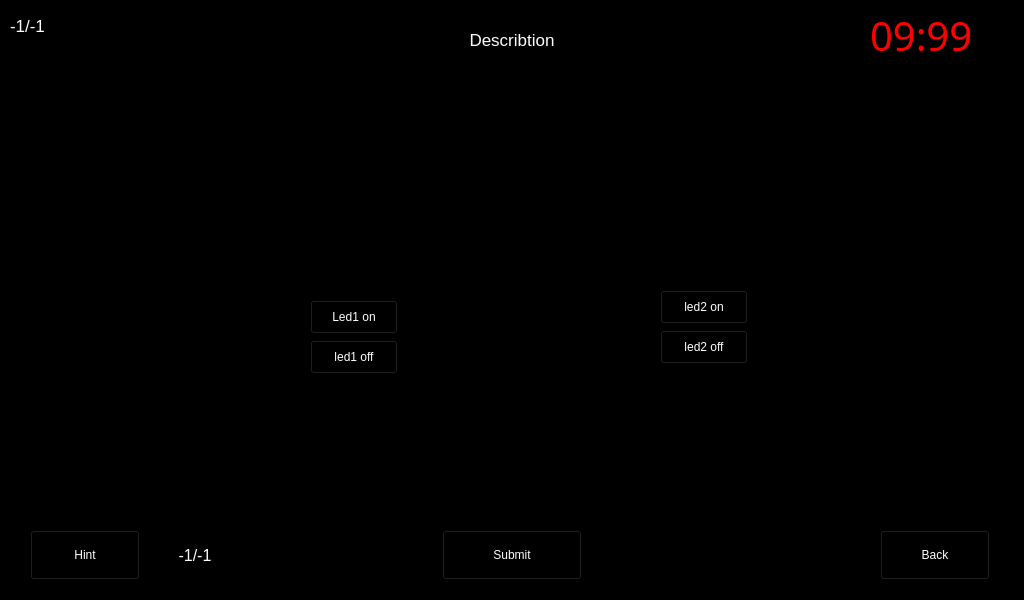
<?xml version="1.0" encoding="UTF-8"?>
<ui version="4.0">
 <class>Break_In_Box</class>
 <widget class="QMainWindow" name="Break_In_Box">
  <property name="geometry">
   <rect>
    <x>0</x>
    <y>0</y>
    <width>1024</width>
    <height>600</height>
   </rect>
  </property>
  <property name="maximumSize">
   <size>
    <width>1024</width>
    <height>600</height>
   </size>
  </property>
  <property name="palette">
   <palette>
    <active>
     <colorrole role="WindowText">
      <brush brushstyle="SolidPattern">
       <color alpha="255">
        <red>255</red>
        <green>255</green>
        <blue>255</blue>
       </color>
      </brush>
     </colorrole>
     <colorrole role="Button">
      <brush brushstyle="SolidPattern">
       <color alpha="255">
        <red>0</red>
        <green>0</green>
        <blue>0</blue>
       </color>
      </brush>
     </colorrole>
     <colorrole role="Light">
      <brush brushstyle="SolidPattern">
       <color alpha="255">
        <red>0</red>
        <green>0</green>
        <blue>0</blue>
       </color>
      </brush>
     </colorrole>
     <colorrole role="Midlight">
      <brush brushstyle="SolidPattern">
       <color alpha="255">
        <red>0</red>
        <green>0</green>
        <blue>0</blue>
       </color>
      </brush>
     </colorrole>
     <colorrole role="Dark">
      <brush brushstyle="SolidPattern">
       <color alpha="255">
        <red>0</red>
        <green>0</green>
        <blue>0</blue>
       </color>
      </brush>
     </colorrole>
     <colorrole role="Mid">
      <brush brushstyle="SolidPattern">
       <color alpha="255">
        <red>0</red>
        <green>0</green>
        <blue>0</blue>
       </color>
      </brush>
     </colorrole>
     <colorrole role="Text">
      <brush brushstyle="SolidPattern">
       <color alpha="255">
        <red>255</red>
        <green>255</green>
        <blue>255</blue>
       </color>
      </brush>
     </colorrole>
     <colorrole role="BrightText">
      <brush brushstyle="SolidPattern">
       <color alpha="255">
        <red>255</red>
        <green>255</green>
        <blue>255</blue>
       </color>
      </brush>
     </colorrole>
     <colorrole role="ButtonText">
      <brush brushstyle="SolidPattern">
       <color alpha="255">
        <red>255</red>
        <green>255</green>
        <blue>255</blue>
       </color>
      </brush>
     </colorrole>
     <colorrole role="Base">
      <brush brushstyle="SolidPattern">
       <color alpha="255">
        <red>0</red>
        <green>0</green>
        <blue>0</blue>
       </color>
      </brush>
     </colorrole>
     <colorrole role="Window">
      <brush brushstyle="SolidPattern">
       <color alpha="255">
        <red>0</red>
        <green>0</green>
        <blue>0</blue>
       </color>
      </brush>
     </colorrole>
     <colorrole role="Shadow">
      <brush brushstyle="SolidPattern">
       <color alpha="255">
        <red>0</red>
        <green>0</green>
        <blue>0</blue>
       </color>
      </brush>
     </colorrole>
     <colorrole role="AlternateBase">
      <brush brushstyle="SolidPattern">
       <color alpha="255">
        <red>0</red>
        <green>0</green>
        <blue>0</blue>
       </color>
      </brush>
     </colorrole>
     <colorrole role="ToolTipBase">
      <brush brushstyle="SolidPattern">
       <color alpha="255">
        <red>255</red>
        <green>255</green>
        <blue>220</blue>
       </color>
      </brush>
     </colorrole>
     <colorrole role="ToolTipText">
      <brush brushstyle="SolidPattern">
       <color alpha="255">
        <red>0</red>
        <green>0</green>
        <blue>0</blue>
       </color>
      </brush>
     </colorrole>
     <colorrole role="PlaceholderText">
      <brush brushstyle="SolidPattern">
       <color alpha="127">
        <red>255</red>
        <green>255</green>
        <blue>255</blue>
       </color>
      </brush>
     </colorrole>
     <colorrole role="Accent">
      <brush brushstyle="SolidPattern">
       <color alpha="255">
        <red>0</red>
        <green>0</green>
        <blue>0</blue>
       </color>
      </brush>
     </colorrole>
    </active>
    <inactive>
     <colorrole role="WindowText">
      <brush brushstyle="SolidPattern">
       <color alpha="255">
        <red>255</red>
        <green>255</green>
        <blue>255</blue>
       </color>
      </brush>
     </colorrole>
     <colorrole role="Button">
      <brush brushstyle="SolidPattern">
       <color alpha="255">
        <red>0</red>
        <green>0</green>
        <blue>0</blue>
       </color>
      </brush>
     </colorrole>
     <colorrole role="Light">
      <brush brushstyle="SolidPattern">
       <color alpha="255">
        <red>0</red>
        <green>0</green>
        <blue>0</blue>
       </color>
      </brush>
     </colorrole>
     <colorrole role="Midlight">
      <brush brushstyle="SolidPattern">
       <color alpha="255">
        <red>0</red>
        <green>0</green>
        <blue>0</blue>
       </color>
      </brush>
     </colorrole>
     <colorrole role="Dark">
      <brush brushstyle="SolidPattern">
       <color alpha="255">
        <red>0</red>
        <green>0</green>
        <blue>0</blue>
       </color>
      </brush>
     </colorrole>
     <colorrole role="Mid">
      <brush brushstyle="SolidPattern">
       <color alpha="255">
        <red>0</red>
        <green>0</green>
        <blue>0</blue>
       </color>
      </brush>
     </colorrole>
     <colorrole role="Text">
      <brush brushstyle="SolidPattern">
       <color alpha="255">
        <red>255</red>
        <green>255</green>
        <blue>255</blue>
       </color>
      </brush>
     </colorrole>
     <colorrole role="BrightText">
      <brush brushstyle="SolidPattern">
       <color alpha="255">
        <red>255</red>
        <green>255</green>
        <blue>255</blue>
       </color>
      </brush>
     </colorrole>
     <colorrole role="ButtonText">
      <brush brushstyle="SolidPattern">
       <color alpha="255">
        <red>255</red>
        <green>255</green>
        <blue>255</blue>
       </color>
      </brush>
     </colorrole>
     <colorrole role="Base">
      <brush brushstyle="SolidPattern">
       <color alpha="255">
        <red>0</red>
        <green>0</green>
        <blue>0</blue>
       </color>
      </brush>
     </colorrole>
     <colorrole role="Window">
      <brush brushstyle="SolidPattern">
       <color alpha="255">
        <red>0</red>
        <green>0</green>
        <blue>0</blue>
       </color>
      </brush>
     </colorrole>
     <colorrole role="Shadow">
      <brush brushstyle="SolidPattern">
       <color alpha="255">
        <red>0</red>
        <green>0</green>
        <blue>0</blue>
       </color>
      </brush>
     </colorrole>
     <colorrole role="AlternateBase">
      <brush brushstyle="SolidPattern">
       <color alpha="255">
        <red>0</red>
        <green>0</green>
        <blue>0</blue>
       </color>
      </brush>
     </colorrole>
     <colorrole role="ToolTipBase">
      <brush brushstyle="SolidPattern">
       <color alpha="255">
        <red>255</red>
        <green>255</green>
        <blue>220</blue>
       </color>
      </brush>
     </colorrole>
     <colorrole role="ToolTipText">
      <brush brushstyle="SolidPattern">
       <color alpha="255">
        <red>0</red>
        <green>0</green>
        <blue>0</blue>
       </color>
      </brush>
     </colorrole>
     <colorrole role="PlaceholderText">
      <brush brushstyle="SolidPattern">
       <color alpha="127">
        <red>255</red>
        <green>255</green>
        <blue>255</blue>
       </color>
      </brush>
     </colorrole>
     <colorrole role="Accent">
      <brush brushstyle="SolidPattern">
       <color alpha="255">
        <red>0</red>
        <green>0</green>
        <blue>0</blue>
       </color>
      </brush>
     </colorrole>
    </inactive>
    <disabled>
     <colorrole role="WindowText">
      <brush brushstyle="SolidPattern">
       <color alpha="255">
        <red>0</red>
        <green>0</green>
        <blue>0</blue>
       </color>
      </brush>
     </colorrole>
     <colorrole role="Button">
      <brush brushstyle="SolidPattern">
       <color alpha="255">
        <red>0</red>
        <green>0</green>
        <blue>0</blue>
       </color>
      </brush>
     </colorrole>
     <colorrole role="Light">
      <brush brushstyle="SolidPattern">
       <color alpha="255">
        <red>0</red>
        <green>0</green>
        <blue>0</blue>
       </color>
      </brush>
     </colorrole>
     <colorrole role="Midlight">
      <brush brushstyle="SolidPattern">
       <color alpha="255">
        <red>0</red>
        <green>0</green>
        <blue>0</blue>
       </color>
      </brush>
     </colorrole>
     <colorrole role="Dark">
      <brush brushstyle="SolidPattern">
       <color alpha="255">
        <red>0</red>
        <green>0</green>
        <blue>0</blue>
       </color>
      </brush>
     </colorrole>
     <colorrole role="Mid">
      <brush brushstyle="SolidPattern">
       <color alpha="255">
        <red>0</red>
        <green>0</green>
        <blue>0</blue>
       </color>
      </brush>
     </colorrole>
     <colorrole role="Text">
      <brush brushstyle="SolidPattern">
       <color alpha="255">
        <red>0</red>
        <green>0</green>
        <blue>0</blue>
       </color>
      </brush>
     </colorrole>
     <colorrole role="BrightText">
      <brush brushstyle="SolidPattern">
       <color alpha="255">
        <red>255</red>
        <green>255</green>
        <blue>255</blue>
       </color>
      </brush>
     </colorrole>
     <colorrole role="ButtonText">
      <brush brushstyle="SolidPattern">
       <color alpha="255">
        <red>0</red>
        <green>0</green>
        <blue>0</blue>
       </color>
      </brush>
     </colorrole>
     <colorrole role="Base">
      <brush brushstyle="SolidPattern">
       <color alpha="255">
        <red>0</red>
        <green>0</green>
        <blue>0</blue>
       </color>
      </brush>
     </colorrole>
     <colorrole role="Window">
      <brush brushstyle="SolidPattern">
       <color alpha="255">
        <red>0</red>
        <green>0</green>
        <blue>0</blue>
       </color>
      </brush>
     </colorrole>
     <colorrole role="Shadow">
      <brush brushstyle="SolidPattern">
       <color alpha="255">
        <red>0</red>
        <green>0</green>
        <blue>0</blue>
       </color>
      </brush>
     </colorrole>
     <colorrole role="AlternateBase">
      <brush brushstyle="SolidPattern">
       <color alpha="255">
        <red>0</red>
        <green>0</green>
        <blue>0</blue>
       </color>
      </brush>
     </colorrole>
     <colorrole role="ToolTipBase">
      <brush brushstyle="SolidPattern">
       <color alpha="255">
        <red>255</red>
        <green>255</green>
        <blue>220</blue>
       </color>
      </brush>
     </colorrole>
     <colorrole role="ToolTipText">
      <brush brushstyle="SolidPattern">
       <color alpha="255">
        <red>0</red>
        <green>0</green>
        <blue>0</blue>
       </color>
      </brush>
     </colorrole>
     <colorrole role="PlaceholderText">
      <brush brushstyle="SolidPattern">
       <color alpha="127">
        <red>0</red>
        <green>0</green>
        <blue>0</blue>
       </color>
      </brush>
     </colorrole>
     <colorrole role="Accent">
      <brush brushstyle="SolidPattern">
       <color alpha="255">
        <red>0</red>
        <green>0</green>
        <blue>0</blue>
       </color>
      </brush>
     </colorrole>
    </disabled>
   </palette>
  </property>
  <property name="windowTitle">
   <string>MainWindow</string>
  </property>
  <widget class="QWidget" name="centralwidget">
   <widget class="QStackedWidget" name="stackedWidget">
    <property name="geometry">
     <rect>
      <x>0</x>
      <y>0</y>
      <width>1024</width>
      <height>600</height>
     </rect>
    </property>
    <property name="currentIndex">
     <number>3</number>
    </property>
    <widget class="QWidget" name="page_start">
     <property name="enabled">
      <bool>true</bool>
     </property>
     <widget class="QLabel" name="lbl_start">
      <property name="geometry">
       <rect>
        <x>277</x>
        <y>40</y>
        <width>470</width>
        <height>160</height>
       </rect>
      </property>
      <property name="palette">
       <palette>
        <active>
         <colorrole role="WindowText">
          <brush brushstyle="SolidPattern">
           <color alpha="255">
            <red>165</red>
            <green>0</green>
            <blue>0</blue>
           </color>
          </brush>
         </colorrole>
         <colorrole role="Button">
          <brush brushstyle="SolidPattern">
           <color alpha="255">
            <red>0</red>
            <green>0</green>
            <blue>0</blue>
           </color>
          </brush>
         </colorrole>
         <colorrole role="Light">
          <brush brushstyle="SolidPattern">
           <color alpha="255">
            <red>0</red>
            <green>0</green>
            <blue>0</blue>
           </color>
          </brush>
         </colorrole>
         <colorrole role="Midlight">
          <brush brushstyle="SolidPattern">
           <color alpha="255">
            <red>0</red>
            <green>0</green>
            <blue>0</blue>
           </color>
          </brush>
         </colorrole>
         <colorrole role="Dark">
          <brush brushstyle="SolidPattern">
           <color alpha="255">
            <red>0</red>
            <green>0</green>
            <blue>0</blue>
           </color>
          </brush>
         </colorrole>
         <colorrole role="Mid">
          <brush brushstyle="SolidPattern">
           <color alpha="255">
            <red>0</red>
            <green>0</green>
            <blue>0</blue>
           </color>
          </brush>
         </colorrole>
         <colorrole role="Text">
          <brush brushstyle="SolidPattern">
           <color alpha="255">
            <red>165</red>
            <green>0</green>
            <blue>0</blue>
           </color>
          </brush>
         </colorrole>
         <colorrole role="BrightText">
          <brush brushstyle="SolidPattern">
           <color alpha="255">
            <red>255</red>
            <green>255</green>
            <blue>255</blue>
           </color>
          </brush>
         </colorrole>
         <colorrole role="ButtonText">
          <brush brushstyle="SolidPattern">
           <color alpha="255">
            <red>255</red>
            <green>255</green>
            <blue>255</blue>
           </color>
          </brush>
         </colorrole>
         <colorrole role="Base">
          <brush brushstyle="SolidPattern">
           <color alpha="255">
            <red>0</red>
            <green>0</green>
            <blue>0</blue>
           </color>
          </brush>
         </colorrole>
         <colorrole role="Window">
          <brush brushstyle="SolidPattern">
           <color alpha="255">
            <red>0</red>
            <green>0</green>
            <blue>0</blue>
           </color>
          </brush>
         </colorrole>
         <colorrole role="Shadow">
          <brush brushstyle="SolidPattern">
           <color alpha="255">
            <red>0</red>
            <green>0</green>
            <blue>0</blue>
           </color>
          </brush>
         </colorrole>
         <colorrole role="AlternateBase">
          <brush brushstyle="SolidPattern">
           <color alpha="255">
            <red>0</red>
            <green>0</green>
            <blue>0</blue>
           </color>
          </brush>
         </colorrole>
         <colorrole role="ToolTipBase">
          <brush brushstyle="SolidPattern">
           <color alpha="255">
            <red>255</red>
            <green>255</green>
            <blue>220</blue>
           </color>
          </brush>
         </colorrole>
         <colorrole role="ToolTipText">
          <brush brushstyle="SolidPattern">
           <color alpha="255">
            <red>0</red>
            <green>0</green>
            <blue>0</blue>
           </color>
          </brush>
         </colorrole>
         <colorrole role="PlaceholderText">
          <brush brushstyle="SolidPattern">
           <color alpha="127">
            <red>255</red>
            <green>255</green>
            <blue>255</blue>
           </color>
          </brush>
         </colorrole>
         <colorrole role="Accent">
          <brush brushstyle="SolidPattern">
           <color alpha="255">
            <red>0</red>
            <green>0</green>
            <blue>0</blue>
           </color>
          </brush>
         </colorrole>
        </active>
        <inactive>
         <colorrole role="WindowText">
          <brush brushstyle="SolidPattern">
           <color alpha="255">
            <red>165</red>
            <green>0</green>
            <blue>0</blue>
           </color>
          </brush>
         </colorrole>
         <colorrole role="Button">
          <brush brushstyle="SolidPattern">
           <color alpha="255">
            <red>0</red>
            <green>0</green>
            <blue>0</blue>
           </color>
          </brush>
         </colorrole>
         <colorrole role="Light">
          <brush brushstyle="SolidPattern">
           <color alpha="255">
            <red>0</red>
            <green>0</green>
            <blue>0</blue>
           </color>
          </brush>
         </colorrole>
         <colorrole role="Midlight">
          <brush brushstyle="SolidPattern">
           <color alpha="255">
            <red>0</red>
            <green>0</green>
            <blue>0</blue>
           </color>
          </brush>
         </colorrole>
         <colorrole role="Dark">
          <brush brushstyle="SolidPattern">
           <color alpha="255">
            <red>0</red>
            <green>0</green>
            <blue>0</blue>
           </color>
          </brush>
         </colorrole>
         <colorrole role="Mid">
          <brush brushstyle="SolidPattern">
           <color alpha="255">
            <red>0</red>
            <green>0</green>
            <blue>0</blue>
           </color>
          </brush>
         </colorrole>
         <colorrole role="Text">
          <brush brushstyle="SolidPattern">
           <color alpha="255">
            <red>165</red>
            <green>0</green>
            <blue>0</blue>
           </color>
          </brush>
         </colorrole>
         <colorrole role="BrightText">
          <brush brushstyle="SolidPattern">
           <color alpha="255">
            <red>255</red>
            <green>255</green>
            <blue>255</blue>
           </color>
          </brush>
         </colorrole>
         <colorrole role="ButtonText">
          <brush brushstyle="SolidPattern">
           <color alpha="255">
            <red>255</red>
            <green>255</green>
            <blue>255</blue>
           </color>
          </brush>
         </colorrole>
         <colorrole role="Base">
          <brush brushstyle="SolidPattern">
           <color alpha="255">
            <red>0</red>
            <green>0</green>
            <blue>0</blue>
           </color>
          </brush>
         </colorrole>
         <colorrole role="Window">
          <brush brushstyle="SolidPattern">
           <color alpha="255">
            <red>0</red>
            <green>0</green>
            <blue>0</blue>
           </color>
          </brush>
         </colorrole>
         <colorrole role="Shadow">
          <brush brushstyle="SolidPattern">
           <color alpha="255">
            <red>0</red>
            <green>0</green>
            <blue>0</blue>
           </color>
          </brush>
         </colorrole>
         <colorrole role="AlternateBase">
          <brush brushstyle="SolidPattern">
           <color alpha="255">
            <red>0</red>
            <green>0</green>
            <blue>0</blue>
           </color>
          </brush>
         </colorrole>
         <colorrole role="ToolTipBase">
          <brush brushstyle="SolidPattern">
           <color alpha="255">
            <red>255</red>
            <green>255</green>
            <blue>220</blue>
           </color>
          </brush>
         </colorrole>
         <colorrole role="ToolTipText">
          <brush brushstyle="SolidPattern">
           <color alpha="255">
            <red>0</red>
            <green>0</green>
            <blue>0</blue>
           </color>
          </brush>
         </colorrole>
         <colorrole role="PlaceholderText">
          <brush brushstyle="SolidPattern">
           <color alpha="127">
            <red>255</red>
            <green>255</green>
            <blue>255</blue>
           </color>
          </brush>
         </colorrole>
         <colorrole role="Accent">
          <brush brushstyle="SolidPattern">
           <color alpha="255">
            <red>0</red>
            <green>0</green>
            <blue>0</blue>
           </color>
          </brush>
         </colorrole>
        </inactive>
        <disabled>
         <colorrole role="WindowText">
          <brush brushstyle="SolidPattern">
           <color alpha="255">
            <red>0</red>
            <green>0</green>
            <blue>0</blue>
           </color>
          </brush>
         </colorrole>
         <colorrole role="Button">
          <brush brushstyle="SolidPattern">
           <color alpha="255">
            <red>0</red>
            <green>0</green>
            <blue>0</blue>
           </color>
          </brush>
         </colorrole>
         <colorrole role="Light">
          <brush brushstyle="SolidPattern">
           <color alpha="255">
            <red>0</red>
            <green>0</green>
            <blue>0</blue>
           </color>
          </brush>
         </colorrole>
         <colorrole role="Midlight">
          <brush brushstyle="SolidPattern">
           <color alpha="255">
            <red>0</red>
            <green>0</green>
            <blue>0</blue>
           </color>
          </brush>
         </colorrole>
         <colorrole role="Dark">
          <brush brushstyle="SolidPattern">
           <color alpha="255">
            <red>0</red>
            <green>0</green>
            <blue>0</blue>
           </color>
          </brush>
         </colorrole>
         <colorrole role="Mid">
          <brush brushstyle="SolidPattern">
           <color alpha="255">
            <red>0</red>
            <green>0</green>
            <blue>0</blue>
           </color>
          </brush>
         </colorrole>
         <colorrole role="Text">
          <brush brushstyle="SolidPattern">
           <color alpha="255">
            <red>0</red>
            <green>0</green>
            <blue>0</blue>
           </color>
          </brush>
         </colorrole>
         <colorrole role="BrightText">
          <brush brushstyle="SolidPattern">
           <color alpha="255">
            <red>255</red>
            <green>255</green>
            <blue>255</blue>
           </color>
          </brush>
         </colorrole>
         <colorrole role="ButtonText">
          <brush brushstyle="SolidPattern">
           <color alpha="255">
            <red>0</red>
            <green>0</green>
            <blue>0</blue>
           </color>
          </brush>
         </colorrole>
         <colorrole role="Base">
          <brush brushstyle="SolidPattern">
           <color alpha="255">
            <red>0</red>
            <green>0</green>
            <blue>0</blue>
           </color>
          </brush>
         </colorrole>
         <colorrole role="Window">
          <brush brushstyle="SolidPattern">
           <color alpha="255">
            <red>0</red>
            <green>0</green>
            <blue>0</blue>
           </color>
          </brush>
         </colorrole>
         <colorrole role="Shadow">
          <brush brushstyle="SolidPattern">
           <color alpha="255">
            <red>0</red>
            <green>0</green>
            <blue>0</blue>
           </color>
          </brush>
         </colorrole>
         <colorrole role="AlternateBase">
          <brush brushstyle="SolidPattern">
           <color alpha="255">
            <red>0</red>
            <green>0</green>
            <blue>0</blue>
           </color>
          </brush>
         </colorrole>
         <colorrole role="ToolTipBase">
          <brush brushstyle="SolidPattern">
           <color alpha="255">
            <red>255</red>
            <green>255</green>
            <blue>220</blue>
           </color>
          </brush>
         </colorrole>
         <colorrole role="ToolTipText">
          <brush brushstyle="SolidPattern">
           <color alpha="255">
            <red>0</red>
            <green>0</green>
            <blue>0</blue>
           </color>
          </brush>
         </colorrole>
         <colorrole role="PlaceholderText">
          <brush brushstyle="SolidPattern">
           <color alpha="127">
            <red>0</red>
            <green>0</green>
            <blue>0</blue>
           </color>
          </brush>
         </colorrole>
         <colorrole role="Accent">
          <brush brushstyle="SolidPattern">
           <color alpha="255">
            <red>0</red>
            <green>0</green>
            <blue>0</blue>
           </color>
          </brush>
         </colorrole>
        </disabled>
       </palette>
      </property>
      <property name="font">
       <font>
        <family>October Crow</family>
        <pointsize>36</pointsize>
       </font>
      </property>
      <property name="text">
       <string>Are you ready to enter?</string>
      </property>
     </widget>
     <widget class="QPushButton" name="pb_start_yes">
      <property name="geometry">
       <rect>
        <x>120</x>
        <y>350</y>
        <width>270</width>
        <height>150</height>
       </rect>
      </property>
      <property name="palette">
       <palette>
        <active>
         <colorrole role="WindowText">
          <brush brushstyle="SolidPattern">
           <color alpha="255">
            <red>120</red>
            <green>6</green>
            <blue>6</blue>
           </color>
          </brush>
         </colorrole>
         <colorrole role="Button">
          <brush brushstyle="SolidPattern">
           <color alpha="255">
            <red>0</red>
            <green>0</green>
            <blue>0</blue>
           </color>
          </brush>
         </colorrole>
         <colorrole role="Text">
          <brush brushstyle="SolidPattern">
           <color alpha="255">
            <red>120</red>
            <green>6</green>
            <blue>6</blue>
           </color>
          </brush>
         </colorrole>
         <colorrole role="ButtonText">
          <brush brushstyle="SolidPattern">
           <color alpha="255">
            <red>120</red>
            <green>6</green>
            <blue>6</blue>
           </color>
          </brush>
         </colorrole>
         <colorrole role="Base">
          <brush brushstyle="SolidPattern">
           <color alpha="255">
            <red>0</red>
            <green>0</green>
            <blue>0</blue>
           </color>
          </brush>
         </colorrole>
         <colorrole role="Window">
          <brush brushstyle="SolidPattern">
           <color alpha="255">
            <red>0</red>
            <green>0</green>
            <blue>0</blue>
           </color>
          </brush>
         </colorrole>
        </active>
        <inactive>
         <colorrole role="WindowText">
          <brush brushstyle="SolidPattern">
           <color alpha="255">
            <red>120</red>
            <green>6</green>
            <blue>6</blue>
           </color>
          </brush>
         </colorrole>
         <colorrole role="Button">
          <brush brushstyle="SolidPattern">
           <color alpha="255">
            <red>0</red>
            <green>0</green>
            <blue>0</blue>
           </color>
          </brush>
         </colorrole>
         <colorrole role="Text">
          <brush brushstyle="SolidPattern">
           <color alpha="255">
            <red>120</red>
            <green>6</green>
            <blue>6</blue>
           </color>
          </brush>
         </colorrole>
         <colorrole role="ButtonText">
          <brush brushstyle="SolidPattern">
           <color alpha="255">
            <red>120</red>
            <green>6</green>
            <blue>6</blue>
           </color>
          </brush>
         </colorrole>
         <colorrole role="Base">
          <brush brushstyle="SolidPattern">
           <color alpha="255">
            <red>0</red>
            <green>0</green>
            <blue>0</blue>
           </color>
          </brush>
         </colorrole>
         <colorrole role="Window">
          <brush brushstyle="SolidPattern">
           <color alpha="255">
            <red>0</red>
            <green>0</green>
            <blue>0</blue>
           </color>
          </brush>
         </colorrole>
        </inactive>
        <disabled>
         <colorrole role="Button">
          <brush brushstyle="SolidPattern">
           <color alpha="255">
            <red>0</red>
            <green>0</green>
            <blue>0</blue>
           </color>
          </brush>
         </colorrole>
         <colorrole role="Base">
          <brush brushstyle="SolidPattern">
           <color alpha="255">
            <red>0</red>
            <green>0</green>
            <blue>0</blue>
           </color>
          </brush>
         </colorrole>
         <colorrole role="Window">
          <brush brushstyle="SolidPattern">
           <color alpha="255">
            <red>0</red>
            <green>0</green>
            <blue>0</blue>
           </color>
          </brush>
         </colorrole>
        </disabled>
       </palette>
      </property>
      <property name="font">
       <font>
        <family>October Crow</family>
        <pointsize>73</pointsize>
       </font>
      </property>
      <property name="styleSheet">
       <string notr="true">border-color: #780606;
border-style: outset;
background-color: black;</string>
      </property>
      <property name="text">
       <string>Yes</string>
      </property>
     </widget>
     <widget class="QPushButton" name="pb_start_no">
      <property name="geometry">
       <rect>
        <x>634</x>
        <y>350</y>
        <width>270</width>
        <height>150</height>
       </rect>
      </property>
      <property name="palette">
       <palette>
        <active>
         <colorrole role="Button">
          <brush brushstyle="SolidPattern">
           <color alpha="255">
            <red>0</red>
            <green>0</green>
            <blue>0</blue>
           </color>
          </brush>
         </colorrole>
         <colorrole role="ButtonText">
          <brush brushstyle="SolidPattern">
           <color alpha="255">
            <red>0</red>
            <green>85</green>
            <blue>0</blue>
           </color>
          </brush>
         </colorrole>
         <colorrole role="Base">
          <brush brushstyle="SolidPattern">
           <color alpha="255">
            <red>0</red>
            <green>0</green>
            <blue>0</blue>
           </color>
          </brush>
         </colorrole>
         <colorrole role="Window">
          <brush brushstyle="SolidPattern">
           <color alpha="255">
            <red>0</red>
            <green>0</green>
            <blue>0</blue>
           </color>
          </brush>
         </colorrole>
        </active>
        <inactive>
         <colorrole role="Button">
          <brush brushstyle="SolidPattern">
           <color alpha="255">
            <red>0</red>
            <green>0</green>
            <blue>0</blue>
           </color>
          </brush>
         </colorrole>
         <colorrole role="ButtonText">
          <brush brushstyle="SolidPattern">
           <color alpha="255">
            <red>0</red>
            <green>85</green>
            <blue>0</blue>
           </color>
          </brush>
         </colorrole>
         <colorrole role="Base">
          <brush brushstyle="SolidPattern">
           <color alpha="255">
            <red>0</red>
            <green>0</green>
            <blue>0</blue>
           </color>
          </brush>
         </colorrole>
         <colorrole role="Window">
          <brush brushstyle="SolidPattern">
           <color alpha="255">
            <red>0</red>
            <green>0</green>
            <blue>0</blue>
           </color>
          </brush>
         </colorrole>
        </inactive>
        <disabled>
         <colorrole role="Button">
          <brush brushstyle="SolidPattern">
           <color alpha="255">
            <red>0</red>
            <green>0</green>
            <blue>0</blue>
           </color>
          </brush>
         </colorrole>
         <colorrole role="Base">
          <brush brushstyle="SolidPattern">
           <color alpha="255">
            <red>0</red>
            <green>0</green>
            <blue>0</blue>
           </color>
          </brush>
         </colorrole>
         <colorrole role="Window">
          <brush brushstyle="SolidPattern">
           <color alpha="255">
            <red>0</red>
            <green>0</green>
            <blue>0</blue>
           </color>
          </brush>
         </colorrole>
        </disabled>
       </palette>
      </property>
      <property name="font">
       <font>
        <pointsize>73</pointsize>
       </font>
      </property>
      <property name="styleSheet">
       <string notr="true">border-style: outset;
background-color: black;</string>
      </property>
      <property name="text">
       <string>No</string>
      </property>
     </widget>
    </widget>
    <widget class="QWidget" name="page_menu">
     <widget class="QListWidget" name="lst_menu">
      <property name="geometry">
       <rect>
        <x>30</x>
        <y>30</y>
        <width>964</width>
        <height>450</height>
       </rect>
      </property>
     </widget>
     <widget class="QPushButton" name="pb_admin_menu">
      <property name="geometry">
       <rect>
        <x>110</x>
        <y>530</y>
        <width>110</width>
        <height>50</height>
       </rect>
      </property>
      <property name="text">
       <string>Admin</string>
      </property>
     </widget>
     <widget class="QPushButton" name="pb_back_menu">
      <property name="geometry">
       <rect>
        <x>880</x>
        <y>530</y>
        <width>110</width>
        <height>50</height>
       </rect>
      </property>
      <property name="text">
       <string>Back</string>
      </property>
     </widget>
    </widget>
    <widget class="QWidget" name="page_admin">
     <widget class="QPushButton" name="pb_back_admin">
      <property name="geometry">
       <rect>
        <x>880</x>
        <y>530</y>
        <width>110</width>
        <height>50</height>
       </rect>
      </property>
      <property name="text">
       <string>Back</string>
      </property>
     </widget>
    </widget>
    <widget class="QWidget" name="page_puzzle">
     <widget class="QLabel" name="lbl_puzzle_nbr">
      <property name="geometry">
       <rect>
        <x>10</x>
        <y>10</y>
        <width>41</width>
        <height>31</height>
       </rect>
      </property>
      <property name="font">
       <font>
        <pointsize>13</pointsize>
       </font>
      </property>
      <property name="text">
       <string>-1/-1</string>
      </property>
     </widget>
     <widget class="QLabel" name="lbl_puzzle_descr">
      <property name="geometry">
       <rect>
        <x>302</x>
        <y>0</y>
        <width>420</width>
        <height>80</height>
       </rect>
      </property>
      <property name="font">
       <font>
        <pointsize>13</pointsize>
       </font>
      </property>
      <property name="text">
       <string>Describtion</string>
      </property>
      <property name="alignment">
       <set>Qt::AlignmentFlag::AlignCenter</set>
      </property>
     </widget>
     <widget class="QPushButton" name="pb_hint">
      <property name="geometry">
       <rect>
        <x>30</x>
        <y>530</y>
        <width>110</width>
        <height>50</height>
       </rect>
      </property>
      <property name="text">
       <string>Hint</string>
      </property>
     </widget>
     <widget class="QPushButton" name="pb_submit">
      <property name="geometry">
       <rect>
        <x>442</x>
        <y>530</y>
        <width>140</width>
        <height>50</height>
       </rect>
      </property>
      <property name="text">
       <string>Submit</string>
      </property>
     </widget>
     <widget class="QPushButton" name="pb_puzzle_back">
      <property name="geometry">
       <rect>
        <x>880</x>
        <y>530</y>
        <width>110</width>
        <height>50</height>
       </rect>
      </property>
      <property name="text">
       <string>Back</string>
      </property>
     </widget>
     <widget class="QStackedWidget" name="stacked_puzzle_content">
      <property name="geometry">
       <rect>
        <x>30</x>
        <y>80</y>
        <width>964</width>
        <height>451</height>
       </rect>
      </property>
      <property name="currentIndex">
       <number>1</number>
      </property>
      <widget class="QWidget" name="page_code_puzzle">
       <widget class="QLabel" name="lbl_hint">
        <property name="geometry">
         <rect>
          <x>10</x>
          <y>390</y>
          <width>121</width>
          <height>71</height>
         </rect>
        </property>
        <property name="font">
         <font>
          <pointsize>10</pointsize>
         </font>
        </property>
        <property name="text">
         <string>TextLabel</string>
        </property>
       </widget>
       <widget class="QLineEdit" name="led_code">
        <property name="geometry">
         <rect>
          <x>332</x>
          <y>170</y>
          <width>300</width>
          <height>50</height>
         </rect>
        </property>
        <property name="palette">
         <palette>
          <active>
           <colorrole role="WindowText">
            <brush brushstyle="SolidPattern">
             <color alpha="255">
              <red>250</red>
              <green>0</green>
              <blue>0</blue>
             </color>
            </brush>
           </colorrole>
           <colorrole role="Text">
            <brush brushstyle="SolidPattern">
             <color alpha="255">
              <red>252</red>
              <green>0</green>
              <blue>0</blue>
             </color>
            </brush>
           </colorrole>
           <colorrole role="PlaceholderText">
            <brush brushstyle="SolidPattern">
             <color alpha="127">
              <red>255</red>
              <green>0</green>
              <blue>0</blue>
             </color>
            </brush>
           </colorrole>
          </active>
          <inactive>
           <colorrole role="WindowText">
            <brush brushstyle="SolidPattern">
             <color alpha="255">
              <red>250</red>
              <green>0</green>
              <blue>0</blue>
             </color>
            </brush>
           </colorrole>
           <colorrole role="Text">
            <brush brushstyle="SolidPattern">
             <color alpha="255">
              <red>252</red>
              <green>0</green>
              <blue>0</blue>
             </color>
            </brush>
           </colorrole>
           <colorrole role="PlaceholderText">
            <brush brushstyle="SolidPattern">
             <color alpha="127">
              <red>255</red>
              <green>0</green>
              <blue>0</blue>
             </color>
            </brush>
           </colorrole>
          </inactive>
          <disabled>
           <colorrole role="PlaceholderText">
            <brush brushstyle="SolidPattern">
             <color alpha="127">
              <red>255</red>
              <green>0</green>
              <blue>0</blue>
             </color>
            </brush>
           </colorrole>
          </disabled>
         </palette>
        </property>
        <property name="font">
         <font>
          <family>October Crow</family>
          <pointsize>22</pointsize>
          <bold>false</bold>
         </font>
        </property>
        <property name="styleSheet">
         <string notr="true">QLineEdit {border:none};</string>
        </property>
        <property name="alignment">
         <set>Qt::AlignmentFlag::AlignCenter</set>
        </property>
        <property name="placeholderText">
         <string>Enter the code...</string>
        </property>
       </widget>
      </widget>
      <widget class="QWidget" name="page_screen_puzzle">
       <widget class="QPushButton" name="pb_led1_off">
        <property name="geometry">
         <rect>
          <x>280</x>
          <y>260</y>
          <width>88</width>
          <height>34</height>
         </rect>
        </property>
        <property name="text">
         <string>led1 off</string>
        </property>
       </widget>
       <widget class="QPushButton" name="pb_led1_on">
        <property name="geometry">
         <rect>
          <x>280</x>
          <y>220</y>
          <width>88</width>
          <height>34</height>
         </rect>
        </property>
        <property name="text">
         <string>Led1 on</string>
        </property>
       </widget>
       <widget class="QPushButton" name="pb_led2_off">
        <property name="geometry">
         <rect>
          <x>630</x>
          <y>250</y>
          <width>88</width>
          <height>34</height>
         </rect>
        </property>
        <property name="text">
         <string>led2 off</string>
        </property>
       </widget>
       <widget class="QPushButton" name="pb_led2_on">
        <property name="geometry">
         <rect>
          <x>630</x>
          <y>210</y>
          <width>88</width>
          <height>34</height>
         </rect>
        </property>
        <property name="text">
         <string>led2 on</string>
        </property>
       </widget>
      </widget>
     </widget>
     <widget class="QLabel" name="lbl_countdown_puzzle">
      <property name="geometry">
       <rect>
        <x>870</x>
        <y>10</y>
        <width>110</width>
        <height>50</height>
       </rect>
      </property>
      <property name="palette">
       <palette>
        <active>
         <colorrole role="WindowText">
          <brush brushstyle="SolidPattern">
           <color alpha="255">
            <red>255</red>
            <green>0</green>
            <blue>0</blue>
           </color>
          </brush>
         </colorrole>
        </active>
        <inactive>
         <colorrole role="WindowText">
          <brush brushstyle="SolidPattern">
           <color alpha="255">
            <red>255</red>
            <green>0</green>
            <blue>0</blue>
           </color>
          </brush>
         </colorrole>
        </inactive>
        <disabled/>
       </palette>
      </property>
      <property name="font">
       <font>
        <family>Digital-7</family>
        <pointsize>30</pointsize>
       </font>
      </property>
      <property name="text">
       <string>09:99</string>
      </property>
     </widget>
     <widget class="QLabel" name="lbl_hints_used">
      <property name="geometry">
       <rect>
        <x>160</x>
        <y>530</y>
        <width>70</width>
        <height>50</height>
       </rect>
      </property>
      <property name="font">
       <font>
        <pointsize>12</pointsize>
       </font>
      </property>
      <property name="text">
       <string>-1/-1</string>
      </property>
      <property name="alignment">
       <set>Qt::AlignmentFlag::AlignCenter</set>
      </property>
     </widget>
    </widget>
   </widget>
  </widget>
 </widget>
 <resources/>
 <connections/>
</ui>
